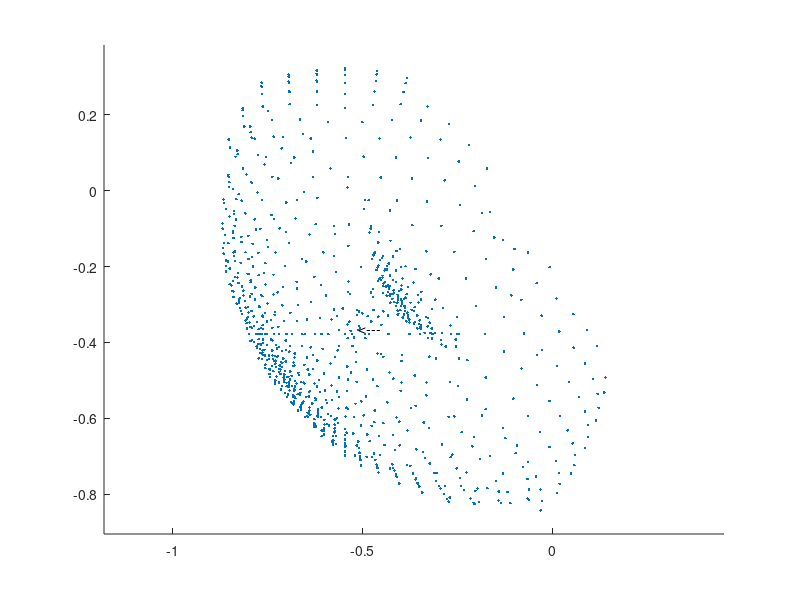

Write MATLAB code to recreate this figure.
function analyze

TCP = [-0.545775, -0.378089, 0.286634];
p(1, 1:3) = [-0.398300, -0.286945, 0.286634]; 
p(2, 1:3) = [0.049680, -0.746101, 0.286634]; p(3, 1:3) = [-0.177764, -0.378089, 0.882090]; p(4, 1:3) = [-0.249646, -0.378089, -0.192514]; p(5, 1:3) = [-0.545775, 0.217366, 0.654646]; p(6, 1:3) = [-0.545775, 0.217366, -0.081377]; p(7, 1:3) = [-0.545775, -0.627955, 0.441060]; p(8, 1:3) = [-0.545775, -0.687200, 0.095593]; p(9, 1:3) = [-0.700201, -0.378089, 0.536500]; p(10, 1:3) = [-0.756312, -0.378089, -0.054020]; p(11, 1:3) = [-0.854886, -0.187048, 0.286634]; p(12, 1:3) = [-0.716761, -0.483764, 0.286634]; p(13, 1:3) = [-0.389133, -0.303797, 0.286634]; p(14, 1:3) = [-0.381883, -0.321559, 0.286634]; p(15, 1:3) = [-0.376641, -0.340013, 0.286634]; p(16, 1:3) = [-0.346000, -0.355880, 0.286634]; p(17, 1:3) = [-0.315470, -0.378089, 0.286634]; p(18, 1:3) = [-0.253839, -0.410544, 0.286634]; p(19, 1:3) = [0.137134, -0.531826, 0.286634]; p(20, 1:3) = [0.115966, -0.606339, 0.286634]; p(21, 1:3) = [0.086696, -0.678057, 0.286634]; 
p(22, 1:3) = [-0.396091, -0.292538, 0.304852]; p(23, 1:3) = [-0.395715, -0.299179, 0.322847]; p(24, 1:3) = [-0.373487, -0.295419, 0.348969]; p(25, 1:3) = [-0.352732, -0.294634, 0.380496]; p(26, 1:3) = [-0.308139, -0.287320, 0.433502]; p(27, 1:3) = [-0.006831, -0.201773, 0.697063]; p(28, 1:3) = [-0.040798, -0.243927, 0.752465]; p(29, 1:3) = [-0.080948, -0.287725, 0.802163]; p(30, 1:3) = [-0.126791, -0.332629, 0.845549]; p(31, 1:3) = [-0.396091, -0.292538, 0.268417]; p(32, 1:3) = [-0.458448, -0.332167, 0.265561]; p(33, 1:3) = [-0.476860, -0.345021, 0.261701]; p(34, 1:3) = [-0.400458, -0.315266, 0.215978]; p(35, 1:3) = [-0.405518, -0.324516, 0.199951]; p(36, 1:3) = [-0.391017, -0.327460, 0.168780]; p(37, 1:3) = [-0.379634, -0.333949, 0.133373]; p(38, 1:3) = [-0.328106, -0.335773, 0.045222]; p(39, 1:3) = [-0.126791, -0.332629, -0.272280]; p(40, 1:3) = [-0.407350, -0.274320, 0.297894]; p(41, 1:3) = [-0.418096, -0.262966, 0.309015]; 
p(42, 1:3) = [-0.430404, -0.253022, 0.319862]; p(43, 1:3) = [-0.427921, -0.223331, 0.337264]; p(44, 1:3) = [-0.430623, -0.191768, 0.357803]; p(45, 1:3) = [-0.426063, -0.131879, 0.393075]; p(46, 1:3) = [-0.328697, 0.221903, 0.574534]; p(47, 1:3) = [-0.399563, 0.227804, 0.605249]; p(48, 1:3) = [-0.472219, 0.226286, 0.632062]; p(49, 1:3) = [-0.407350, -0.274320, 0.275375]; p(50, 1:3) = [-0.418096, -0.262966, 0.264254]; p(51, 1:3) = [-0.430404, -0.253022, 0.253407]; p(52, 1:3) = [-0.444126, -0.244610, 0.242967]; p(53, 1:3) = [-0.459092, -0.237832, 0.233061]; p(54, 1:3) = [-0.463855, -0.209605, 0.213796]; p(55, 1:3) = [-0.474355, -0.180687, 0.191913]; p(56, 1:3) = [-0.477307, -0.094361, 0.137434]; p(57, 1:3) = [-0.532823, -0.271670, 0.225811]; p(58, 1:3) = [0.058599, -0.723517, 0.360191]; p(59, 1:3) = [0.060118, -0.696703, 0.432847]; p(60, 1:3) = [0.054217, -0.665988, 0.503713]; p(61, 1:3) = [0.040969, -0.631748, 0.571920]; 
p(62, 1:3) = [0.020536, -0.594401, 0.636634]; p(63, 1:3) = [-0.006831, -0.554406, 0.697063]; p(64, 1:3) = [-0.040798, -0.512251, 0.752465]; p(65, 1:3) = [-0.080948, -0.468454, 0.802163]; p(66, 1:3) = [-0.126791, -0.423550, 0.845549]; p(67, 1:3) = [0.058599, -0.723517, 0.213078]; p(68, 1:3) = [0.060118, -0.696703, 0.140422]; p(69, 1:3) = [-0.397177, -0.449392, 0.232871]; p(70, 1:3) = [0.040969, -0.631748, 0.001348]; p(71, 1:3) = [0.020536, -0.594401, -0.063366]; p(72, 1:3) = [-0.006831, -0.554406, -0.123794]; p(73, 1:3) = [-0.040798, -0.512251, -0.179196]; p(74, 1:3) = [-0.492385, -0.388468, 0.227421]; p(75, 1:3) = [-0.126791, -0.423550, -0.272280]; p(76, 1:3) = [0.013139, -0.797074, 0.332095]; p(77, 1:3) = [-0.064810, -0.811752, 0.370941]; p(78, 1:3) = [-0.170933, -0.784432, 0.394591]; p(79, 1:3) = [-0.240626, -0.778789, 0.417724]; p(80, 1:3) = [-0.306267, -0.765622, 0.434659]; p(81, 1:3) = [-0.366854, -0.746076, 0.445721]; 
p(82, 1:3) = [-0.421587, -0.721340, 0.451339]; p(83, 1:3) = [-0.469874, -0.692619, 0.452032]; p(84, 1:3) = [-0.511330, -0.661106, 0.448392]; p(85, 1:3) = [0.013139, -0.797074, 0.241174]; p(86, 1:3) = [-0.030247, -0.842916, 0.196270]; p(87, 1:3) = [-0.141509, -0.816329, 0.170203]; p(88, 1:3) = [-0.215514, -0.811764, 0.144757]; p(89, 1:3) = [-0.285554, -0.799136, 0.125809]; p(90, 1:3) = [-0.350551, -0.779604, 0.113053]; p(91, 1:3) = [-0.409631, -0.754385, 0.106074]; p(92, 1:3) = [-0.462128, -0.724715, 0.104358]; p(93, 1:3) = [-0.507591, -0.691830, 0.107317]; p(94, 1:3) = [-0.200347, -0.304532, 0.891009]; p(95, 1:3) = [-0.227161, -0.231876, 0.892528]; p(96, 1:3) = [-0.257876, -0.161011, 0.886627]; p(97, 1:3) = [-0.292117, -0.092803, 0.873379]; p(98, 1:3) = [-0.329464, -0.028089, 0.852946]; p(99, 1:3) = [-0.369459, 0.032339, 0.825579]; p(100, 1:3) = [-0.411614, 0.087741, 0.791612]; p(101, 1:3) = [-0.455411, 0.137440, 0.751462]; 
p(102, 1:3) = [-0.500315, 0.180825, 0.705619]; p(103, 1:3) = [-0.223506, -0.446714, 0.850489]; p(104, 1:3) = [-0.269269, -0.504978, 0.812452]; p(105, 1:3) = [-0.331725, -0.539485, 0.732722]; p(106, 1:3) = [-0.372194, -0.573313, 0.688150]; p(107, 1:3) = [-0.410112, -0.597598, 0.641806]; p(108, 1:3) = [-0.444906, -0.612891, 0.594960]; p(109, 1:3) = [-0.476130, -0.619910, 0.548777]; p(110, 1:3) = [-0.503460, -0.619501, 0.504304]; p(111, 1:3) = [-0.524487, -0.639818, 0.482837]; p(112, 1:3) = [-0.265919, -0.378089, 0.876702]; p(113, 1:3) = [-0.347691, -0.378089, 0.860920]; p(114, 1:3) = [-0.431473, -0.378089, 0.794370]; p(115, 1:3) = [-0.492849, -0.378089, 0.762719]; p(116, 1:3) = [-0.545775, -0.378089, 0.725651]; p(117, 1:3) = [-0.590022, -0.378089, 0.684646]; p(118, 1:3) = [-0.625583, -0.378089, 0.641144]; p(119, 1:3) = [-0.652660, -0.378089, 0.596515]; p(120, 1:3) = [-0.686244, -0.378089, 0.582808]; p(121, 1:3) = [-0.200347, -0.304532, -0.317740]; 
p(122, 1:3) = [-0.345951, -0.286389, -0.093362]; p(123, 1:3) = [-0.365215, -0.241945, -0.089661]; p(124, 1:3) = [-0.386689, -0.199167, -0.081352]; p(125, 1:3) = [-0.329464, -0.028089, -0.279677]; p(126, 1:3) = [-0.369459, 0.032339, -0.252310]; p(127, 1:3) = [-0.411614, 0.087741, -0.218343]; p(128, 1:3) = [-0.483938, -0.025308, -0.031451]; p(129, 1:3) = [-0.500315, 0.180825, -0.132350]; p(130, 1:3) = [-0.246000, -0.441925, -0.237866]; p(131, 1:3) = [-0.248522, -0.514499, -0.278637]; p(132, 1:3) = [-0.257876, -0.595168, -0.313358]; p(133, 1:3) = [-0.325641, -0.625671, -0.222566]; p(134, 1:3) = [-0.358051, -0.681833, -0.204833]; p(135, 1:3) = [-0.414686, -0.683238, -0.114065]; p(136, 1:3) = [-0.453967, -0.696862, -0.058927]; p(137, 1:3) = [-0.489102, -0.701412, -0.004890]; p(138, 1:3) = [-0.519768, -0.697839, 0.046937]; p(139, 1:3) = [-0.245808, -0.378089, -0.345837]; p(140, 1:3) = [-0.376074, -0.378089, -0.205363]; p(141, 1:3) = [-0.528117, -0.378089, 0.208196]; 
p(142, 1:3) = [-0.483540, -0.378089, -0.273189]; p(143, 1:3) = [-0.545775, -0.378089, -0.320853]; p(144, 1:3) = [-0.608011, -0.378089, -0.273189]; p(145, 1:3) = [-0.660077, -0.378089, -0.221101]; p(146, 1:3) = [-0.701969, -0.378089, -0.166202]; p(147, 1:3) = [-0.733905, -0.378089, -0.110030]; p(148, 1:3) = [-0.545775, 0.254382, 0.586602]; p(149, 1:3) = [-0.545775, 0.283652, 0.514884]; p(150, 1:3) = [-0.545775, 0.304820, 0.440372]; p(151, 1:3) = [-0.545775, 0.317625, 0.363977]; p(152, 1:3) = [-0.545775, 0.321911, 0.286634]; p(153, 1:3) = [-0.545775, 0.317625, 0.209292]; p(154, 1:3) = [-0.545775, 0.304820, 0.132897]; p(155, 1:3) = [-0.545775, 0.283652, 0.058385]; p(156, 1:3) = [-0.545775, 0.254382, -0.013333]; p(157, 1:3) = [-0.591236, 0.180825, 0.705619]; p(158, 1:3) = [-0.630081, 0.102876, 0.720298]; p(159, 1:3) = [-0.653732, -0.003247, 0.692977]; p(160, 1:3) = [-0.676865, -0.072940, 0.687334]; p(161, 1:3) = [-0.693800, -0.138581, 0.674167]; 
p(162, 1:3) = [-0.704862, -0.199167, 0.654621]; p(163, 1:3) = [-0.710480, -0.253900, 0.629885]; p(164, 1:3) = [-0.711173, -0.302188, 0.601164]; p(165, 1:3) = [-0.707533, -0.343644, 0.569651]; p(166, 1:3) = [-0.619332, 0.226286, 0.632062]; p(167, 1:3) = [-0.691988, 0.227804, 0.605249]; p(168, 1:3) = [-0.734165, 0.142608, 0.536485]; p(169, 1:3) = [-0.775338, 0.094050, 0.490747]; p(170, 1:3) = [-0.805997, 0.042958, 0.447460]; p(171, 1:3) = [-0.826636, -0.009284, 0.407290]; p(172, 1:3) = [-0.837929, -0.061384, 0.370776]; p(173, 1:3) = [-0.840705, -0.112166, 0.338331]; p(174, 1:3) = [-0.835917, -0.160587, 0.310234]; p(175, 1:3) = [-0.591236, 0.180825, -0.132350]; p(176, 1:3) = [-0.636140, 0.137440, -0.178193]; p(177, 1:3) = [-0.679937, 0.087741, -0.218343]; p(178, 1:3) = [-0.722092, 0.032339, -0.252310]; p(179, 1:3) = [-0.733499, -0.074345, -0.204833]; p(180, 1:3) = [-0.749888, -0.148527, -0.185504]; p(181, 1:3) = [-0.759825, -0.216694, -0.159454]; 
p(182, 1:3) = [-0.763806, -0.278034, -0.127984]; p(183, 1:3) = [-0.762416, -0.331957, -0.092409]; p(184, 1:3) = [-0.619332, 0.226286, -0.058794]; p(185, 1:3) = [-0.691988, 0.227804, -0.031980]; p(186, 1:3) = [-0.762854, 0.221903, -0.001265]; p(187, 1:3) = [-0.811935, 0.169318, 0.049982]; p(188, 1:3) = [-0.849519, 0.113378, 0.098910]; p(189, 1:3) = [-0.850924, 0.022610, 0.155545]; p(190, 1:3) = [-0.864548, -0.032528, 0.194826]; p(191, 1:3) = [-0.869098, -0.086565, 0.229961]; p(192, 1:3) = [-0.865525, -0.138392, 0.260627]; p(193, 1:3) = [-0.545775, -0.643487, 0.412507]; p(194, 1:3) = [-0.545775, -0.655770, 0.382413]; p(195, 1:3) = [-0.545775, -0.664652, 0.351146]; p(196, 1:3) = [-0.545775, -0.670025, 0.319089]; p(197, 1:3) = [-0.545775, -0.671824, 0.286634]; p(198, 1:3) = [-0.545775, -0.670025, 0.254180]; p(199, 1:3) = [-0.545775, -0.697882, 0.214642]; p(200, 1:3) = [-0.545775, -0.687970, 0.179750]; p(201, 1:3) = [-0.545775, -0.674263, 0.146166]; 
p(202, 1:3) = [-0.564852, -0.612621, 0.462449]; p(203, 1:3) = [-0.583694, -0.594416, 0.481686]; p(204, 1:3) = [-0.595842, -0.551928, 0.475082]; p(205, 1:3) = [-0.611573, -0.531253, 0.487758]; p(206, 1:3) = [-0.626499, -0.508703, 0.497971]; p(207, 1:3) = [-0.640436, -0.484552, 0.505596]; p(208, 1:3) = [-0.653214, -0.459099, 0.510540]; p(209, 1:3) = [-0.679473, -0.439443, 0.540880]; p(210, 1:3) = [-0.690724, -0.408955, 0.540243]; p(211, 1:3) = [-0.573225, -0.603630, 0.415542]; p(212, 1:3) = [-0.600339, -0.604197, 0.405535]; p(213, 1:3) = [-0.617196, -0.575491, 0.381355]; p(214, 1:3) = [-0.639637, -0.571132, 0.370090]; p(215, 1:3) = [-0.660928, -0.564410, 0.357803]; p(216, 1:3) = [-0.663630, -0.532848, 0.337264]; p(217, 1:3) = [-0.679539, -0.523094, 0.325159]; p(218, 1:3) = [-0.693810, -0.511565, 0.312583]; p(219, 1:3) = [-0.706268, -0.498401, 0.299688]; p(220, 1:3) = [-0.569375, -0.668231, 0.069132]; p(221, 1:3) = [-0.588091, -0.619501, 0.068965]; 
p(222, 1:3) = [-0.608601, -0.596228, 0.050163]; p(223, 1:3) = [-0.637304, -0.591149, 0.006859]; p(224, 1:3) = [-0.658067, -0.559780, -0.007348]; p(225, 1:3) = [-0.677454, -0.526186, -0.017955]; p(226, 1:3) = [-0.695229, -0.490778, -0.024832]; p(227, 1:3) = [-0.711173, -0.453991, -0.027895]; p(228, 1:3) = [-0.725093, -0.416274, -0.027107]; p(229, 1:3) = [-0.580221, -0.661106, 0.124877]; p(230, 1:3) = [-0.607129, -0.632335, 0.152937]; p(231, 1:3) = [-0.626785, -0.601995, 0.179196]; p(232, 1:3) = [-0.652239, -0.597051, 0.191974]; p(233, 1:3) = [-0.660928, -0.564410, 0.215466]; p(234, 1:3) = [-0.680809, -0.555406, 0.228625]; p(235, 1:3) = [-0.699037, -0.544231, 0.242494]; p(236, 1:3) = [-0.693810, -0.511565, 0.260686]; p(237, 1:3) = [-0.706268, -0.498401, 0.273580]; p(238, 1:3) = [-0.721590, -0.359013, 0.521167]; p(239, 1:3) = [-0.740827, -0.340170, 0.502961]; p(240, 1:3) = [-0.757675, -0.321792, 0.482107]; p(241, 1:3) = [-0.771928, -0.304103, 0.458859]; 
p(242, 1:3) = [-0.783412, -0.287320, 0.433502]; p(243, 1:3) = [-0.791986, -0.271649, 0.406346]; p(244, 1:3) = [-0.826740, -0.243272, 0.388288]; p(245, 1:3) = [-0.829503, -0.228888, 0.355103]; p(246, 1:3) = [-0.828792, -0.216332, 0.321080]; p(247, 1:3) = [-0.702133, -0.395054, 0.495211]; p(248, 1:3) = [-0.719240, -0.411811, 0.479020]; p(249, 1:3) = [-0.711917, -0.422229, 0.439896]; p(250, 1:3) = [-0.723092, -0.436099, 0.421668]; p(251, 1:3) = [-0.732096, -0.449257, 0.401787]; p(252, 1:3) = [-0.714260, -0.450927, 0.368555]; p(253, 1:3) = [-0.718064, -0.460760, 0.348969]; p(254, 1:3) = [-0.719758, -0.469580, 0.328620]; p(255, 1:3) = [-0.719322, -0.477279, 0.307756]; p(256, 1:3) = [-0.763277, -0.354490, -0.003507]; p(257, 1:3) = [-0.787075, -0.331179, 0.019015]; p(258, 1:3) = [-0.807918, -0.308443, 0.044814]; p(259, 1:3) = [-0.825551, -0.286560, 0.073574]; p(260, 1:3) = [-0.839757, -0.265798, 0.104944]; p(261, 1:3) = [-0.850364, -0.246411, 0.138538]; 
p(262, 1:3) = [-0.826740, -0.243272, 0.184981]; p(263, 1:3) = [-0.860305, -0.212691, 0.210733]; p(264, 1:3) = [-0.859517, -0.198772, 0.248450]; p(265, 1:3) = [-0.763277, -0.401689, -0.003507]; p(266, 1:3) = [-0.763445, -0.420405, 0.045222]; p(267, 1:3) = [-0.757675, -0.434386, 0.091162]; p(268, 1:3) = [-0.746899, -0.443887, 0.133470]; p(269, 1:3) = [-0.757112, -0.458813, 0.156021]; p(270, 1:3) = [-0.738819, -0.461545, 0.192773]; p(271, 1:3) = [-0.743177, -0.472810, 0.215214]; p(272, 1:3) = [-0.745119, -0.482916, 0.238529]; p(273, 1:3) = [-0.719322, -0.477279, 0.265513]; p(274, 1:3) = [-0.841949, -0.237620, 0.286634]; p(275, 1:3) = [-0.823456, -0.282311, 0.286634]; p(276, 1:3) = [-0.800624, -0.320717, 0.286634]; p(277, 1:3) = [-0.805403, -0.349227, 0.286634]; p(278, 1:3) = [-0.776081, -0.378089, 0.286634]; p(279, 1:3) = [-0.774670, -0.403535, 0.286634]; p(280, 1:3) = [-0.770458, -0.428670, 0.286634]; p(281, 1:3) = [-0.735795, -0.443631, 0.286634]; 
p(282, 1:3) = [-0.727390, -0.464225, 0.286634]; p(283, 1:3) = [-0.433230, -0.329537, 0.273653]; p(284, 1:3) = [-0.380801, -0.328050, 0.268312]; p(285, 1:3) = [-0.387684, -0.316913, 0.250291]; p(286, 1:3) = [-0.376199, -0.347083, 0.268233]; p(287, 1:3) = [-0.450276, -0.353441, 0.265390]; p(288, 1:3) = [-0.389803, -0.325071, 0.232617]; p(289, 1:3) = [-0.346355, -0.364845, 0.265204]; p(290, 1:3) = [-0.351085, -0.351809, 0.244112]; p(291, 1:3) = [-0.384582, -0.344537, 0.232345]; p(292, 1:3) = [-0.393852, -0.334180, 0.215588]; p(293, 1:3) = [-0.317069, -0.389329, 0.261988]; p(294, 1:3) = [-0.320747, -0.374950, 0.237718]; p(295, 1:3) = [-0.355582, -0.362843, 0.223410]; p(296, 1:3) = [-0.364691, -0.350568, 0.203843]; p(297, 1:3) = [-0.376563, -0.338714, 0.185540]; p(298, 1:3) = [0.140688, -0.492693, 0.211577]; p(299, 1:3) = [-0.292026, -0.405627, 0.231025]; p(300, 1:3) = [-0.327478, -0.388584, 0.213993]; p(301, 1:3) = [-0.336092, -0.374647, 0.191443]; 
p(302, 1:3) = [-0.347777, -0.360761, 0.170287]; p(303, 1:3) = [-0.362362, -0.347128, 0.150835]; p(304, 1:3) = [0.122591, -0.572170, 0.211671]; p(305, 1:3) = [0.119897, -0.535296, 0.137753]; p(306, 1:3) = [0.107924, -0.496230, 0.065910]; p(307, 1:3) = [-0.280317, -0.410580, 0.165158]; p(308, 1:3) = [-0.292866, -0.393043, 0.137996]; p(309, 1:3) = [-0.308941, -0.375297, 0.112906]; p(310, 1:3) = [-0.328317, -0.357591, 0.090238]; p(311, 1:3) = [0.095144, -0.649513, 0.212127]; p(312, 1:3) = [0.095172, -0.617403, 0.138598]; p(313, 1:3) = [0.086780, -0.582150, 0.067014]; p(314, 1:3) = [0.070077, -0.544215, -0.001684]; p(315, 1:3) = [0.045283, -0.504098, -0.066595]; p(316, 1:3) = [0.012725, -0.462326, -0.126865]; p(317, 1:3) = [-0.027172, -0.419446, -0.181703]; p(318, 1:3) = [-0.073881, -0.376024, -0.230388]; p(319, 1:3) = [-0.387475, -0.309797, 0.304893]; p(320, 1:3) = [-0.362481, -0.307160, 0.328771]; p(321, 1:3) = [-0.380801, -0.328050, 0.304957]; 
p(322, 1:3) = [-0.364938, -0.316619, 0.349264]; p(323, 1:3) = [-0.355511, -0.328982, 0.328959]; p(324, 1:3) = [-0.349165, -0.342140, 0.307969]; p(325, 1:3) = [-0.316861, -0.311927, 0.393686]; p(326, 1:3) = [-0.331643, -0.333517, 0.358753]; p(327, 1:3) = [-0.322706, -0.347978, 0.335355]; p(328, 1:3) = [-0.317286, -0.362914, 0.311188]; p(329, 1:3) = [-0.107652, -0.276138, 0.548387]; p(330, 1:3) = [-0.250467, -0.333208, 0.421648]; p(331, 1:3) = [-0.267841, -0.355809, 0.379026]; p(332, 1:3) = [-0.290534, -0.374529, 0.342119]; p(333, 1:3) = [-0.254080, -0.392424, 0.318069]; p(334, 1:3) = [0.011699, -0.283984, 0.699389]; p(335, 1:3) = [0.056030, -0.325420, 0.640266]; p(336, 1:3) = [0.091546, -0.367627, 0.575964]; p(337, 1:3) = [0.117726, -0.409988, 0.507424]; p(338, 1:3) = [-0.040230, -0.432952, 0.397425]; p(339, 1:3) = [0.140688, -0.492693, 0.361691]; p(340, 1:3) = [-0.027549, -0.329240, 0.754667]; p(341, 1:3) = [0.018626, -0.371436, 0.700647]; 
p(342, 1:3) = [0.056933, -0.413725, 0.640855]; p(343, 1:3) = [0.086838, -0.455517, 0.576125]; p(344, 1:3) = [0.107924, -0.496230, 0.507359]; p(345, 1:3) = [0.119897, -0.535296, 0.435516]; p(346, 1:3) = [0.122591, -0.572170, 0.361598]; p(347, 1:3) = [-0.073881, -0.376024, 0.803656]; p(348, 1:3) = [-0.027172, -0.419446, 0.754972]; p(349, 1:3) = [0.012725, -0.462326, 0.700134]; p(350, 1:3) = [0.045283, -0.504098, 0.639864]; p(351, 1:3) = [0.070077, -0.544215, 0.574953]; p(352, 1:3) = [0.086780, -0.582150, 0.506255]; p(353, 1:3) = [0.095172, -0.617403, 0.434671]; p(354, 1:3) = [0.095144, -0.649513, 0.361142]; p(355, 1:3) = [-0.426681, -0.294888, 0.261510]; p(356, 1:3) = [-0.406007, -0.287266, 0.238967]; p(357, 1:3) = [-0.470918, -0.314748, 0.262900]; p(358, 1:3) = [-0.408204, -0.295297, 0.221244]; p(359, 1:3) = [-0.486600, -0.331053, 0.259241]; p(360, 1:3) = [-0.430216, -0.259681, 0.234848]; p(361, 1:3) = [-0.412336, -0.304273, 0.204164]; 
p(362, 1:3) = [-0.421258, -0.285194, 0.209678]; p(363, 1:3) = [-0.432144, -0.267581, 0.216406]; p(364, 1:3) = [-0.444822, -0.251710, 0.224242]; p(365, 1:3) = [-0.398074, -0.303908, 0.172246]; p(366, 1:3) = [-0.426413, -0.294771, 0.192469]; p(367, 1:3) = [-0.436265, -0.276706, 0.198401]; p(368, 1:3) = [-0.500332, -0.323410, 0.249090]; p(369, 1:3) = [-0.447259, -0.224325, 0.202644]; p(370, 1:3) = [-0.407249, -0.316194, 0.154791]; p(371, 1:3) = [-0.415756, -0.293730, 0.158643]; p(372, 1:3) = [-0.426168, -0.272502, 0.164370]; p(373, 1:3) = [-0.438332, -0.252821, 0.171888]; p(374, 1:3) = [-0.452069, -0.234974, 0.181086]; p(375, 1:3) = [-0.514337, -0.314543, 0.248713]; p(376, 1:3) = [-0.506599, -0.363052, 0.241174]; p(377, 1:3) = [-0.509051, -0.356211, 0.241911]; p(378, 1:3) = [-0.420100, -0.272312, 0.125212]; p(379, 1:3) = [-0.432885, -0.249455, 0.132526]; p(380, 1:3) = [-0.447244, -0.228391, 0.141988]; p(381, 1:3) = [-0.462977, -0.209414, 0.153467]; 
p(382, 1:3) = [-0.471015, -0.167909, 0.150713]; p(383, 1:3) = [-0.510654, -0.367252, 0.236870]; p(384, 1:3) = [-0.353408, -0.275215, -0.003982]; p(385, 1:3) = [-0.403574, -0.264323, 0.056165]; p(386, 1:3) = [-0.418739, -0.235208, 0.063639]; p(387, 1:3) = [-0.435573, -0.207970, 0.074043]; p(388, 1:3) = [-0.453855, -0.182967, 0.087240]; p(389, 1:3) = [-0.456170, -0.108942, 0.059529]; p(390, 1:3) = [-0.421878, 0.187046, -0.107410]; p(391, 1:3) = [-0.405734, -0.280254, 0.316178]; p(392, 1:3) = [-0.417144, -0.269246, 0.327418]; p(393, 1:3) = [-0.383725, -0.272787, 0.341901]; p(394, 1:3) = [-0.411794, -0.240804, 0.346676]; p(395, 1:3) = [-0.397836, -0.260500, 0.355117]; p(396, 1:3) = [-0.386273, -0.282098, 0.362449]; p(397, 1:3) = [-0.411666, -0.210204, 0.369518]; p(398, 1:3) = [-0.394825, -0.231287, 0.379927]; p(399, 1:3) = [-0.380364, -0.254685, 0.388864]; p(400, 1:3) = [-0.344711, -0.266864, 0.410899]; p(401, 1:3) = [-0.401811, -0.153390, 0.409372]; 
p(402, 1:3) = [-0.398129, -0.200437, 0.408616]; p(403, 1:3) = [-0.360233, -0.206316, 0.436127]; p(404, 1:3) = [-0.320090, -0.220555, 0.464678]; p(405, 1:3) = [-0.099386, -0.153897, 0.632344]; p(406, 1:3) = [-0.272066, 0.175158, 0.616788]; p(407, 1:3) = [-0.219445, 0.120308, 0.654206]; p(408, 1:3) = [-0.171603, 0.058158, 0.686239]; p(409, 1:3) = [-0.184292, -0.058979, 0.656147]; p(410, 1:3) = [-0.152825, -0.123136, 0.673455]; p(411, 1:3) = [-0.063358, -0.162540, 0.745777]; p(412, 1:3) = [-0.345442, 0.185123, 0.650858]; p(413, 1:3) = [-0.294115, 0.134590, 0.691390]; p(414, 1:3) = [-0.246296, 0.076910, 0.726279]; p(415, 1:3) = [-0.202652, 0.012888, 0.755039]; p(416, 1:3) = [-0.163791, -0.056585, 0.777270]; p(417, 1:3) = [-0.130255, -0.130541, 0.792661]; p(418, 1:3) = [-0.102512, -0.207947, 0.800997]; p(419, 1:3) = [-0.421878, 0.187046, 0.680679]; p(420, 1:3) = [-0.373165, 0.140382, 0.724119]; p(421, 1:3) = [-0.326720, 0.086907, 0.761812]; 
p(422, 1:3) = [-0.283153, 0.027322, 0.793261]; p(423, 1:3) = [-0.243035, -0.037588, 0.818055]; p(424, 1:3) = [-0.206896, -0.106973, 0.835867]; p(425, 1:3) = [-0.175208, -0.179919, 0.846463]; p(426, 1:3) = [-0.148389, -0.255468, 0.849705]; p(427, 1:3) = [-0.417018, -0.261995, 0.286634]; p(428, 1:3) = [-0.446015, -0.269945, 0.277163]; p(429, 1:3) = [-0.428468, -0.250923, 0.297772]; p(430, 1:3) = [-0.471703, -0.280823, 0.270985]; p(431, 1:3) = [-0.440739, -0.240163, 0.286634]; p(432, 1:3) = [-0.441589, -0.241279, 0.308647]; p(433, 1:3) = [-0.456245, -0.233226, 0.254149]; p(434, 1:3) = [-0.454811, -0.230905, 0.275749]; p(435, 1:3) = [-0.440309, -0.207441, 0.299256]; p(436, 1:3) = [-0.441972, -0.210132, 0.324299]; p(437, 1:3) = [-0.460554, -0.202814, 0.237449]; p(438, 1:3) = [-0.458552, -0.198698, 0.261853]; p(439, 1:3) = [-0.457882, -0.197319, 0.286634]; p(440, 1:3) = [-0.445838, -0.172549, 0.315028]; p(441, 1:3) = [-0.448131, -0.177265, 0.342989]; 
p(442, 1:3) = [-0.470985, -0.171373, 0.217968]; p(443, 1:3) = [-0.468710, -0.165086, 0.245028]; p(444, 1:3) = [-0.467565, -0.161919, 0.272698]; p(445, 1:3) = [-0.467565, -0.161919, 0.300571]; p(446, 1:3) = [-0.458363, -0.136487, 0.333827]; p(447, 1:3) = [-0.427769, -0.051926, 0.394979]; p(448, 1:3) = [-0.481153, -0.110297, 0.184696]; p(449, 1:3) = [-0.478784, -0.100484, 0.217875]; p(450, 1:3) = [-0.477350, -0.094541, 0.252014]; p(451, 1:3) = [-0.476870, -0.092551, 0.286634]; p(452, 1:3) = [-0.382711, 0.297635, 0.369139]; p(453, 1:3) = [-0.386129, 0.283472, 0.450494]; p(454, 1:3) = [-0.391772, 0.260086, 0.529565]; p(455, 1:3) = [-0.467926, 0.261554, 0.013145]; p(456, 1:3) = [-0.464657, 0.288419, 0.088678]; p(457, 1:3) = [-0.462453, 0.306527, 0.166810]; p(458, 1:3) = [-0.461343, 0.315641, 0.246517]; p(459, 1:3) = [-0.461343, 0.315641, 0.326751]; p(460, 1:3) = [-0.462453, 0.306527, 0.406458]; p(461, 1:3) = [-0.464657, 0.288419, 0.484591]; 
p(462, 1:3) = [-0.467926, 0.261554, 0.560123]; p(463, 1:3) = [0.019667, -0.773115, 0.405921]; p(464, 1:3) = [0.018565, -0.744802, 0.479098]; p(465, 1:3) = [-0.061224, -0.788097, 0.440266]; p(466, 1:3) = [0.009691, -0.712376, 0.550659]; p(467, 1:3) = [-0.065119, -0.760139, 0.509135]; p(468, 1:3) = [-0.140851, -0.792998, 0.468096]; p(469, 1:3) = [-0.006991, -0.676135, 0.619621]; p(470, 1:3) = [-0.076723, -0.728021, 0.576525]; p(471, 1:3) = [-0.147605, -0.765316, 0.532717]; p(472, 1:3) = [-0.242716, -0.757475, 0.473935]; p(473, 1:3) = [-0.031406, -0.636423, 0.684991]; p(474, 1:3) = [-0.096142, -0.691944, 0.641351]; p(475, 1:3) = [-0.189974, -0.707485, 0.573305]; p(476, 1:3) = [-0.251619, -0.732027, 0.529659]; p(477, 1:3) = [-0.311001, -0.744525, 0.486792]; p(478, 1:3) = [-0.063358, -0.593639, 0.745777]; p(479, 1:3) = [-0.123341, -0.652172, 0.702479]; p(480, 1:3) = [-0.210602, -0.673973, 0.629253]; p(481, 1:3) = [-0.267582, -0.702434, 0.583736]; 
p(482, 1:3) = [-0.322464, -0.719147, 0.538167]; p(483, 1:3) = [-0.374114, -0.725067, 0.493696]; p(484, 1:3) = [-0.102512, -0.548232, 0.800997]; p(485, 1:3) = [-0.185171, -0.592921, 0.725784]; p(486, 1:3) = [-0.238402, -0.636795, 0.681437]; p(487, 1:3) = [-0.290667, -0.668776, 0.634889]; p(488, 1:3) = [-0.340839, -0.689450, 0.587488]; p(489, 1:3) = [-0.401803, -0.671388, 0.518191]; p(490, 1:3) = [-0.441779, -0.670462, 0.475709]; p(491, 1:3) = [-0.175031, -0.492489, 0.811954]; p(492, 1:3) = [-0.224183, -0.550069, 0.772476]; p(493, 1:3) = [-0.273087, -0.596250, 0.728588]; p(494, 1:3) = [-0.338607, -0.611097, 0.650291]; p(495, 1:3) = [-0.381067, -0.632350, 0.604374]; p(496, 1:3) = [-0.420456, -0.644109, 0.558479]; p(497, 1:3) = [-0.456170, -0.647236, 0.513740]; p(498, 1:3) = [-0.487757, -0.642731, 0.471158]; p(499, 1:3) = [-0.060751, -0.815412, 0.286634]; p(500, 1:3) = [-0.134724, -0.823684, 0.325659]; p(501, 1:3) = [-0.134724, -0.823684, 0.247609]; 
p(502, 1:3) = [-0.233012, -0.788787, 0.352714]; p(503, 1:3) = [-0.204511, -0.826213, 0.286634]; p(504, 1:3) = [-0.207273, -0.822586, 0.215117]; p(505, 1:3) = [-0.298402, -0.778348, 0.376393]; p(506, 1:3) = [-0.294438, -0.784761, 0.316712]; p(507, 1:3) = [-0.272702, -0.819930, 0.253956]; p(508, 1:3) = [-0.277009, -0.812962, 0.189113]; p(509, 1:3) = [-0.359642, -0.760908, 0.394060]; p(510, 1:3) = [-0.355271, -0.769898, 0.340760]; p(511, 1:3) = [-0.353806, -0.772910, 0.286634]; p(512, 1:3) = [-0.355271, -0.769898, 0.232509]; p(513, 1:3) = [-0.342683, -0.795787, 0.169421]; p(514, 1:3) = [-0.415727, -0.737536, 0.406035]; p(515, 1:3) = [-0.411772, -0.748468, 0.358981]; p(516, 1:3) = [-0.409780, -0.753974, 0.310868]; p(517, 1:3) = [-0.409780, -0.753974, 0.262400]; p(518, 1:3) = [-0.411772, -0.748468, 0.214287]; p(519, 1:3) = [-0.403207, -0.772140, 0.155739]; p(520, 1:3) = [-0.465830, -0.709377, 0.412744]; p(521, 1:3) = [-0.462900, -0.721517, 0.371697]; 
p(522, 1:3) = [-0.461126, -0.728869, 0.329464]; p(523, 1:3) = [-0.460532, -0.731331, 0.286634]; p(524, 1:3) = [-0.461126, -0.728869, 0.243805]; p(525, 1:3) = [-0.462900, -0.721517, 0.201572]; p(526, 1:3) = [-0.457672, -0.743184, 0.147656]; p(527, 1:3) = [-0.509320, -0.677621, 0.414704]; p(528, 1:3) = [-0.507789, -0.690202, 0.379334]; p(529, 1:3) = [-0.506757, -0.698682, 0.342746]; p(530, 1:3) = [-0.506238, -0.702949, 0.305420]; p(531, 1:3) = [-0.506238, -0.702949, 0.267848]; p(532, 1:3) = [-0.506757, -0.698682, 0.230523]; p(533, 1:3) = [-0.503665, -0.724085, 0.183872]; p(534, 1:3) = [-0.505363, -0.710139, 0.144662]; p(535, 1:3) = [0.019667, -0.773115, 0.167348]; p(536, 1:3) = [-0.026403, -0.817561, 0.121962]; p(537, 1:3) = [0.018565, -0.744802, 0.094171]; p(538, 1:3) = [-0.110469, -0.824130, 0.091557]; p(539, 1:3) = [-0.030578, -0.787594, 0.048144]; p(540, 1:3) = [0.009691, -0.712376, 0.022609]; p(541, 1:3) = [-0.192029, -0.820928, 0.068007]; 
p(542, 1:3) = [-0.117729, -0.794371, 0.022087]; p(543, 1:3) = [-0.043016, -0.753168, -0.024088]; p(544, 1:3) = [-0.450905, -0.430570, 0.228002]; p(545, 1:3) = [-0.269706, -0.808978, 0.051270]; p(546, 1:3) = [-0.202421, -0.791223, 0.002964]; p(547, 1:3) = [-0.418807, -0.495635, 0.184335]; p(548, 1:3) = [-0.063830, -0.714499, -0.093573]; p(549, 1:3) = [-0.031406, -0.636423, -0.111722]; p(550, 1:3) = [-0.358473, -0.756682, 0.060707]; p(551, 1:3) = [-0.283185, -0.779137, -0.009141]; p(552, 1:3) = [-0.196689, -0.785088, -0.086179]; p(553, 1:3) = [-0.129243, -0.745795, -0.139150]; p(554, 1:3) = [-0.092984, -0.671869, -0.159094]; p(555, 1:3) = [-0.063358, -0.593639, -0.172508]; p(556, 1:3) = [-0.420133, -0.731317, 0.058205]; p(557, 1:3) = [-0.358669, -0.759261, -0.014297]; p(558, 1:3) = [-0.304792, -0.744216, -0.067137]; p(559, 1:3) = [-0.225656, -0.742853, -0.150367]; p(560, 1:3) = [-0.163791, -0.699593, -0.204001]; p(561, 1:3) = [-0.130255, -0.625638, -0.219392]; 
p(562, 1:3) = [-0.102512, -0.548232, -0.227728]; p(563, 1:3) = [-0.474895, -0.701398, 0.061205]; p(564, 1:3) = [-0.427656, -0.732884, -0.012741]; p(565, 1:3) = [-0.382910, -0.723809, -0.066655]; p(566, 1:3) = [-0.334449, -0.704314, -0.121036]; p(567, 1:3) = [-0.263332, -0.695761, -0.209157]; p(568, 1:3) = [-0.206896, -0.649206, -0.262598]; p(569, 1:3) = [-0.175208, -0.576260, -0.273194]; p(570, 1:3) = [-0.175031, -0.492489, -0.238685]; p(571, 1:3) = [-0.288523, -0.309309, 0.882948]; p(572, 1:3) = [-0.298767, -0.231348, 0.924956]; p(573, 1:3) = [-0.370437, -0.313885, 0.864713]; p(574, 1:3) = [-0.331707, -0.159983, 0.916400]; p(575, 1:3) = [-0.397363, -0.250174, 0.861658]; p(576, 1:3) = [-0.445037, -0.318303, 0.837591]; p(577, 1:3) = [-0.368484, -0.091226, 0.900049]; p(578, 1:3) = [-0.419384, -0.173584, 0.893843]; p(579, 1:3) = [-0.472131, -0.258930, 0.832211]; p(580, 1:3) = [-0.514212, -0.327019, 0.761874]; p(581, 1:3) = [-0.408650, -0.026030, 0.875914]; 
p(582, 1:3) = [-0.456359, -0.109101, 0.874979]; p(583, 1:3) = [-0.503051, -0.200917, 0.819608]; p(584, 1:3) = [-0.538683, -0.267548, 0.795153]; p(585, 1:3) = [-0.567201, -0.331107, 0.722604]; p(586, 1:3) = [-0.451671, 0.034665, 0.844109]; p(587, 1:3) = [-0.496637, -0.048166, 0.848093]; p(588, 1:3) = [-0.537357, -0.145273, 0.799471]; p(589, 1:3) = [-0.569492, -0.213935, 0.779941]; p(590, 1:3) = [-0.596272, -0.276117, 0.751940]; p(591, 1:3) = [-0.611339, -0.335150, 0.679354]; p(592, 1:3) = [-0.496926, 0.089944, 0.804861]; p(593, 1:3) = [-0.539568, 0.008166, 0.813196]; p(594, 1:3) = [-0.574451, -0.093057, 0.771619]; p(595, 1:3) = [-0.603342, -0.162856, 0.756976]; p(596, 1:3) = [-0.626620, -0.227045, 0.733968]; p(597, 1:3) = [-0.635712, -0.292915, 0.667460]; p(598, 1:3) = [-0.646526, -0.339174, 0.633594]; p(599, 1:3) = [-0.543710, 0.138933, 0.758528]; p(600, 1:3) = [-0.584360, 0.058849, 0.770469]; p(601, 1:3) = [-0.618879, -0.019238, 0.771323]; 
p(602, 1:3) = [-0.639462, -0.115467, 0.726080]; p(603, 1:3) = [-0.659457, -0.180790, 0.708068]; p(604, 1:3) = [-0.673755, -0.240351, 0.683352]; p(605, 1:3) = [-0.670007, -0.301241, 0.619361]; p(606, 1:3) = [-0.672878, -0.343199, 0.586764]; p(607, 1:3) = [-0.306478, -0.442069, 0.841327]; p(608, 1:3) = [-0.395561, -0.433093, 0.781882]; p(609, 1:3) = [-0.362127, -0.487189, 0.761219]; p(610, 1:3) = [-0.460106, -0.428933, 0.755178]; p(611, 1:3) = [-0.428749, -0.478953, 0.740053]; p(612, 1:3) = [-0.399286, -0.527341, 0.717589]; p(613, 1:3) = [-0.516848, -0.424895, 0.722189]; p(614, 1:3) = [-0.488377, -0.470962, 0.711859]; p(615, 1:3) = [-0.460811, -0.515565, 0.694822]; p(616, 1:3) = [-0.434584, -0.558000, 0.671348]; p(617, 1:3) = [-0.565319, -0.420945, 0.684318]; p(618, 1:3) = [-0.540318, -0.463147, 0.677923]; p(619, 1:3) = [-0.515400, -0.504051, 0.665557]; p(620, 1:3) = [-0.490945, -0.543034, 0.647409]; p(621, 1:3) = [-0.467327, -0.579499, 0.623756]; 
p(622, 1:3) = [-0.605268, -0.417052, 0.642989]; p(623, 1:3) = [-0.584082, -0.455445, 0.639615]; p(624, 1:3) = [-0.562334, -0.492705, 0.631069]; p(625, 1:3) = [-0.540344, -0.528285, 0.617479]; p(626, 1:3) = [-0.518434, -0.561666, 0.599042]; p(627, 1:3) = [-0.496924, -0.592357, 0.576029]; p(628, 1:3) = [-0.636660, -0.413193, 0.599617]; p(629, 1:3) = [-0.619392, -0.447807, 0.598356]; p(630, 1:3) = [-0.601099, -0.481450, 0.592749]; p(631, 1:3) = [-0.582034, -0.513652, 0.582875]; p(632, 1:3) = [-0.562463, -0.543964, 0.568871]; p(633, 1:3) = [-0.542660, -0.571963, 0.550933]; p(634, 1:3) = [-0.522900, -0.597260, 0.529310]; p(635, 1:3) = [-0.659670, -0.409354, 0.555578]; p(636, 1:3) = [-0.646197, -0.440208, 0.555589]; p(637, 1:3) = [-0.631403, -0.470246, 0.552068]; p(638, 1:3) = [-0.615485, -0.499074, 0.545059]; p(639, 1:3) = [-0.598651, -0.526312, 0.534655]; p(640, 1:3) = [-0.581123, -0.551602, 0.520993]; p(641, 1:3) = [-0.563130, -0.574613, 0.504251]; 
p(642, 1:3) = [-0.544909, -0.595042, 0.484651]; p(643, 1:3) = [-0.323895, -0.437412, -0.227686]; p(644, 1:3) = [-0.331412, -0.505437, -0.267326]; p(645, 1:3) = [-0.522569, -0.386587, 0.210125]; p(646, 1:3) = [-0.359998, -0.567370, -0.259901]; p(647, 1:3) = [-0.397363, -0.506005, -0.288389]; p(648, 1:3) = [-0.445037, -0.437876, -0.264322]; p(649, 1:3) = [-0.403114, -0.608921, -0.206965]; p(650, 1:3) = [-0.526249, -0.409683, 0.192828]; p(651, 1:3) = [-0.472131, -0.497248, -0.258942]; p(652, 1:3) = [-0.539128, -0.388846, 0.186539]; p(653, 1:3) = [-0.516894, -0.452240, 0.162520]; p(654, 1:3) = [-0.468654, -0.610092, -0.220813]; p(655, 1:3) = [-0.503051, -0.555261, -0.246339]; p(656, 1:3) = [-0.538099, -0.497728, -0.263732]; p(657, 1:3) = [-0.573265, -0.438368, -0.272728]; p(658, 1:3) = [-0.481379, -0.660541, -0.094851]; p(659, 1:3) = [-0.530651, -0.479635, 0.113825]; p(660, 1:3) = [-0.538616, -0.576080, -0.149491]; p(661, 1:3) = [-0.567604, -0.529177, -0.167407]; 
p(662, 1:3) = [-0.561318, -0.409475, 0.143420]; p(663, 1:3) = [-0.630982, -0.433893, -0.223744]; p(664, 1:3) = [-0.515139, -0.671624, -0.038380]; p(665, 1:3) = [-0.541603, -0.637744, -0.067340]; p(666, 1:3) = [-0.568125, -0.600244, -0.091365]; p(667, 1:3) = [-0.594336, -0.559648, -0.110120]; p(668, 1:3) = [-0.619870, -0.516520, -0.123344]; p(669, 1:3) = [-0.644370, -0.471463, -0.130853]; p(670, 1:3) = [-0.678587, -0.429387, -0.170735]; p(671, 1:3) = [-0.544594, -0.673873, 0.016668]; p(672, 1:3) = [-0.569436, -0.646021, -0.010054]; p(673, 1:3) = [-0.593966, -0.614649, -0.032878]; p(674, 1:3) = [-0.617864, -0.580169, -0.051505]; p(675, 1:3) = [-0.640815, -0.543034, -0.065689]; p(676, 1:3) = [-0.662517, -0.503732, -0.075245]; p(677, 1:3) = [-0.682685, -0.462779, -0.080046]; p(678, 1:3) = [-0.701055, -0.420714, -0.080030]; p(679, 1:3) = [-0.357084, -0.327640, -0.150753]; p(680, 1:3) = [-0.407517, -0.327463, -0.169193]; p(681, 1:3) = [-0.390860, -0.286058, -0.113699]; 
p(682, 1:3) = [-0.531396, -0.369555, 0.207990]; p(683, 1:3) = [-0.428749, -0.277225, -0.166784]; p(684, 1:3) = [-0.411519, -0.241300, -0.108334]; p(685, 1:3) = [-0.508660, -0.318036, -0.272197]; p(686, 1:3) = [-0.477731, -0.267990, -0.217457]; p(687, 1:3) = [-0.410301, -0.158887, -0.364209]; p(688, 1:3) = [-0.434584, -0.198178, -0.098079]; p(689, 1:3) = [-0.575422, -0.313078, -0.316636]; p(690, 1:3) = [-0.536875, -0.239378, -0.351472]; p(691, 1:3) = [-0.539677, -0.352799, 0.210557]; p(692, 1:3) = [-0.534767, -0.344973, 0.214201]; p(693, 1:3) = [-0.408650, -0.026030, -0.302646]; p(694, 1:3) = [-0.562293, -0.367271, 0.187694]; p(695, 1:3) = [-0.609815, -0.248769, -0.303464]; p(696, 1:3) = [-0.575535, -0.172103, -0.332383]; p(697, 1:3) = [-0.535313, -0.088759, -0.350687]; p(698, 1:3) = [-0.493106, -0.024457, -0.315171]; p(699, 1:3) = [-0.451671, 0.034665, -0.270840]; p(700, 1:3) = [-0.690073, -0.322355, -0.210289]; p(701, 1:3) = [-0.672276, -0.258288, -0.249016]; 
p(702, 1:3) = [-0.648303, -0.186536, -0.280672]; p(703, 1:3) = [-0.623204, -0.088599, -0.345979]; p(704, 1:3) = [-0.572270, -0.114730, -0.161473]; p(705, 1:3) = [-0.539122, 0.035923, -0.277767]; p(706, 1:3) = [-0.496926, 0.089944, -0.231592]; p(707, 1:3) = [-0.731513, -0.327103, -0.151953]; p(708, 1:3) = [-0.723703, -0.268026, -0.189903]; p(709, 1:3) = [-0.581707, -0.339418, 0.175253]; p(710, 1:3) = [-0.700764, -0.109100, -0.287929]; p(711, 1:3) = [-0.671784, -0.024860, -0.304424]; p(712, 1:3) = [-0.630012, 0.035411, -0.271866]; p(713, 1:3) = [-0.551736, -0.310588, 0.211888]; p(714, 1:3) = [-0.543710, 0.138933, -0.185260]; p(715, 1:3) = [-0.619499, 0.261076, 0.562374]; p(716, 1:3) = [-0.619756, 0.288024, 0.488675]; p(717, 1:3) = [-0.692516, 0.260232, 0.533643]; p(718, 1:3) = [-0.620074, 0.306605, 0.411826]; p(719, 1:3) = [-0.693171, 0.284503, 0.457649]; p(720, 1:3) = [-0.749258, 0.209454, 0.486351]; p(721, 1:3) = [-0.620406, 0.316391, 0.332759]; 
p(722, 1:3) = [-0.693859, 0.299919, 0.378155]; p(723, 1:3) = [-0.764977, 0.272754, 0.422109]; p(724, 1:3) = [-0.794726, 0.154256, 0.440495]; p(725, 1:3) = [-0.620686, 0.317052, 0.252473]; p(726, 1:3) = [-0.694455, 0.305872, 0.296174]; p(727, 1:3) = [-0.765954, 0.284257, 0.339730]; p(728, 1:3) = [-0.795990, 0.169191, 0.369810]; p(729, 1:3) = [-0.829069, 0.096090, 0.396976]; p(730, 1:3) = [-0.620832, 0.308375, 0.172031]; p(731, 1:3) = [-0.694790, 0.301874, 0.212843]; p(732, 1:3) = [-0.766565, 0.285413, 0.254736]; p(733, 1:3) = [-0.815707, 0.216504, 0.296395]; p(734, 1:3) = [-0.830334, 0.106169, 0.329016]; p(735, 1:3) = [-0.852654, 0.036387, 0.356600]; p(736, 1:3) = [-0.620739, 0.290277, 0.092553]; p(737, 1:3) = [-0.694657, 0.287584, 0.129428]; p(738, 1:3) = [-0.766500, 0.275611, 0.168493]; p(739, 1:3) = [-0.815857, 0.212112, 0.214397]; p(740, 1:3) = [-0.830808, 0.106896, 0.257959]; p(741, 1:3) = [-0.853589, 0.041538, 0.291581]; 
p(742, 1:3) = [-0.839310, -0.053075, 0.317271]; p(743, 1:3) = [-0.620283, 0.262830, 0.015211]; p(744, 1:3) = [-0.693812, 0.262859, 0.047320]; p(745, 1:3) = [-0.765396, 0.254466, 0.082574]; p(746, 1:3) = [-0.814764, 0.196474, 0.131646]; p(747, 1:3) = [-0.852322, 0.134855, 0.177279]; p(748, 1:3) = [-0.853208, 0.037150, 0.224005]; p(749, 1:3) = [-0.866263, -0.023203, 0.258333]; p(750, 1:3) = [-0.841559, -0.108123, 0.287816]; p(751, 1:3) = [-0.657065, 0.149444, 0.655176]; p(752, 1:3) = [-0.712803, 0.111667, 0.604882]; p(753, 1:3) = [-0.688684, 0.072642, 0.668026]; p(754, 1:3) = [-0.758230, 0.068881, 0.555627]; p(755, 1:3) = [-0.737683, 0.036477, 0.616153]; p(756, 1:3) = [-0.701236, -0.031185, 0.642092]; p(757, 1:3) = [-0.793348, 0.022491, 0.508228]; p(758, 1:3) = [-0.776794, -0.004293, 0.565502]; p(759, 1:3) = [-0.739817, -0.064123, 0.591971]; p(760, 1:3) = [-0.718168, -0.099152, 0.635823]; p(761, 1:3) = [-0.818375, -0.026101, 0.463415]; 
p(762, 1:3) = [-0.784229, -0.075829, 0.497619]; p(763, 1:3) = [-0.769208, -0.100776, 0.543367]; p(764, 1:3) = [-0.750777, -0.129955, 0.585197]; p(765, 1:3) = [-0.729219, -0.162920, 0.622471]; p(766, 1:3) = [-0.833734, -0.075533, 0.421820]; p(767, 1:3) = [-0.800772, -0.119051, 0.454703]; p(768, 1:3) = [-0.789363, -0.139795, 0.496996]; p(769, 1:3) = [-0.774386, -0.164029, 0.536207]; p(770, 1:3) = [-0.756060, -0.191398, 0.571763]; p(771, 1:3) = [-0.734653, -0.221502, 0.603142]; p(772, 1:3) = [-0.840038, -0.124502, 0.383971]; p(773, 1:3) = [-0.808462, -0.162386, 0.415141]; p(774, 1:3) = [-0.800473, -0.179795, 0.453532]; p(775, 1:3) = [-0.788932, -0.199968, 0.489597]; p(776, 1:3) = [-0.774002, -0.222624, 0.522832]; p(777, 1:3) = [-0.755891, -0.247448, 0.552775]; p(778, 1:3) = [-0.734850, -0.274093, 0.579007]; p(779, 1:3) = [-0.838075, -0.171799, 0.350289]; p(780, 1:3) = [-0.836392, -0.185721, 0.389508]; p(781, 1:3) = [-0.802970, -0.219398, 0.413593]; 
p(782, 1:3) = [-0.794629, -0.236322, 0.446084]; p(783, 1:3) = [-0.783019, -0.255108, 0.476481]; p(784, 1:3) = [-0.768292, -0.275510, 0.504383]; p(785, 1:3) = [-0.750641, -0.297259, 0.529424]; p(786, 1:3) = [-0.730299, -0.320070, 0.551276]; p(787, 1:3) = [-0.665062, 0.187353, -0.108392]; p(788, 1:3) = [-0.710447, 0.141283, -0.152838]; p(789, 1:3) = [-0.738239, 0.186251, -0.080078]; p(790, 1:3) = [-0.754871, 0.088500, -0.191459]; p(791, 1:3) = [-0.784266, 0.137108, -0.122870]; p(792, 1:3) = [-0.792099, 0.140136, -0.025241]; p(793, 1:3) = [-0.764403, -0.024343, -0.156205]; p(794, 1:3) = [-0.791858, 0.020081, -0.100593]; p(795, 1:3) = [-0.815433, 0.058225, -0.038874]; p(796, 1:3) = [-0.834755, 0.089489, 0.027979]; p(797, 1:3) = [-0.781139, -0.102020, -0.144255]; p(798, 1:3) = [-0.808799, -0.059725, -0.096430]; p(799, 1:3) = [-0.832446, -0.022288, -0.042761]; p(800, 1:3) = [-0.851719, 0.009720, 0.015934]; p(801, 1:3) = [-0.841950, 0.004339, 0.094566]; 
p(802, 1:3) = [-0.791241, -0.174589, -0.124699]; p(803, 1:3) = [-0.819061, -0.135466, -0.083919]; p(804, 1:3) = [-0.819229, -0.122039, -0.011894]; p(805, 1:3) = [-0.837144, -0.093052, 0.035009]; p(806, 1:3) = [-0.850792, -0.068239, 0.085598]; p(807, 1:3) = [-0.859971, -0.047966, 0.139132]; p(808, 1:3) = [-0.795017, -0.240999, -0.098777]; p(809, 1:3) = [-0.799625, -0.220256, -0.034901]; p(810, 1:3) = [-0.821506, -0.190266, 0.001274]; p(811, 1:3) = [-0.839544, -0.162893, 0.041427]; p(812, 1:3) = [-0.853486, -0.138521, 0.084998]; p(813, 1:3) = [-0.863138, -0.117489, 0.131380]; p(814, 1:3) = [-0.868367, -0.100089, 0.179927]; p(815, 1:3) = [-0.771205, -0.307209, -0.036675]; p(816, 1:3) = [-0.796057, -0.279340, -0.009979]; p(817, 1:3) = [-0.817620, -0.252769, 0.020614]; p(818, 1:3) = [-0.835612, -0.227845, 0.054702]; p(819, 1:3) = [-0.849796, -0.204894, 0.091837]; p(820, 1:3) = [-0.859986, -0.184219, 0.131531]; p(821, 1:3) = [-0.866049, -0.166091, 0.173263]; 
p(822, 1:3) = [-0.867903, -0.150748, 0.216484]; p(823, 1:3) = [-0.590291, -0.589101, 0.434051]; p(824, 1:3) = [-0.607228, -0.571909, 0.450637]; p(825, 1:3) = [-0.617599, -0.588690, 0.423485]; p(826, 1:3) = [-0.623806, -0.552211, 0.465050]; p(827, 1:3) = [-0.624241, -0.547593, 0.421364]; p(828, 1:3) = [-0.632642, -0.560842, 0.396617]; p(829, 1:3) = [-0.639788, -0.530204, 0.477060]; p(830, 1:3) = [-0.639068, -0.529040, 0.433436]; p(831, 1:3) = [-0.648005, -0.543501, 0.410038]; p(832, 1:3) = [-0.655331, -0.555353, 0.384694]; p(833, 1:3) = [-0.654929, -0.506121, 0.486466]; p(834, 1:3) = [-0.653318, -0.508259, 0.443258]; p(835, 1:3) = [-0.662986, -0.523565, 0.421314]; p(836, 1:3) = [-0.670866, -0.536653, 0.397316]; p(837, 1:3) = [-0.676838, -0.547320, 0.371628]; p(838, 1:3) = [-0.668982, -0.480232, 0.493096]; p(839, 1:3) = [-0.666709, -0.485454, 0.450611]; p(840, 1:3) = [-0.677248, -0.501195, 0.430163]; p(841, 1:3) = [-0.685862, -0.515131, 0.407613]; 
p(842, 1:3) = [-0.673767, -0.508109, 0.370993]; p(843, 1:3) = [-0.677618, -0.516616, 0.348530]; p(844, 1:3) = [-0.681697, -0.452850, 0.496814]; p(845, 1:3) = [-0.678943, -0.460887, 0.455310]; p(846, 1:3) = [-0.690422, -0.476620, 0.436333]; p(847, 1:3) = [-0.699884, -0.490979, 0.415269]; p(848, 1:3) = [-0.686662, -0.487776, 0.378954]; p(849, 1:3) = [-0.691081, -0.497406, 0.357718]; p(850, 1:3) = [-0.693475, -0.505373, 0.335491]; p(851, 1:3) = [-0.692825, -0.424325, 0.497532]; p(852, 1:3) = [-0.709036, -0.442504, 0.480118]; p(853, 1:3) = [-0.702112, -0.450160, 0.439622]; p(854, 1:3) = [-0.712459, -0.464494, 0.420018]; p(855, 1:3) = [-0.720617, -0.477693, 0.398662]; p(856, 1:3) = [-0.703488, -0.475399, 0.364486]; p(857, 1:3) = [-0.706531, -0.484498, 0.343539]; p(858, 1:3) = [-0.707461, -0.492199, 0.321845]; p(859, 1:3) = [-0.573288, -0.616614, 0.389535]; p(860, 1:3) = [-0.600536, -0.616298, 0.378813]; p(861, 1:3) = [-0.573384, -0.626670, 0.362032]; 
p(862, 1:3) = [-0.617534, -0.585287, 0.357065]; p(863, 1:3) = [-0.600780, -0.625356, 0.350454]; p(864, 1:3) = [-0.573502, -0.633604, 0.333353]; p(865, 1:3) = [-0.640155, -0.579907, 0.344964]; p(866, 1:3) = [-0.617894, -0.592221, 0.331206]; p(867, 1:3) = [-0.601037, -0.631109, 0.320788]; p(868, 1:3) = [-0.573626, -0.637256, 0.303847]; p(869, 1:3) = [-0.661606, -0.571967, 0.331750]; p(870, 1:3) = [-0.640634, -0.585569, 0.318167]; p(871, 1:3) = [-0.618216, -0.596006, 0.304103]; p(872, 1:3) = [-0.601260, -0.633331, 0.290194]; p(873, 1:3) = [-0.577210, -0.669785, 0.272299]; p(874, 1:3) = [-0.664298, -0.538168, 0.313657]; p(875, 1:3) = [-0.662123, -0.576088, 0.303963]; p(876, 1:3) = [-0.640967, -0.587773, 0.290076]; p(877, 1:3) = [-0.618417, -0.596386, 0.276140]; p(878, 1:3) = [-0.601385, -0.631838, 0.259097]; p(879, 1:3) = [-0.577271, -0.666144, 0.238544]; p(880, 1:3) = [-0.680171, -0.526898, 0.300662]; p(881, 1:3) = [-0.681989, -0.563781, 0.288823]; 
p(882, 1:3) = [-0.662317, -0.576385, 0.274910]; p(883, 1:3) = [-0.641020, -0.586224, 0.261160]; p(884, 1:3) = [-0.628146, -0.622038, 0.242546]; p(885, 1:3) = [-0.601335, -0.626506, 0.227968]; p(886, 1:3) = [-0.577232, -0.658549, 0.205194]; p(887, 1:3) = [-0.694239, -0.513594, 0.287227]; p(888, 1:3) = [-0.680259, -0.527007, 0.274759]; p(889, 1:3) = [-0.681820, -0.561840, 0.258920]; p(890, 1:3) = [-0.661991, -0.572552, 0.245177]; p(891, 1:3) = [-0.640634, -0.580709, 0.231978]; p(892, 1:3) = [-0.627734, -0.614147, 0.210483]; p(893, 1:3) = [-0.607895, -0.647044, 0.186213]; p(894, 1:3) = [-0.577040, -0.647032, 0.172739]; p(895, 1:3) = [-0.601635, -0.642875, 0.101651]; p(896, 1:3) = [-0.626537, -0.614898, 0.132754]; p(897, 1:3) = [-0.622888, -0.621301, 0.080838]; p(898, 1:3) = [-0.644305, -0.585379, 0.161885]; p(899, 1:3) = [-0.645851, -0.594277, 0.114798]; p(900, 1:3) = [-0.643691, -0.596584, 0.062752]; p(901, 1:3) = [-0.670040, -0.579153, 0.175409]; 
p(902, 1:3) = [-0.661731, -0.565710, 0.146662]; p(903, 1:3) = [-0.664762, -0.570614, 0.099401]; p(904, 1:3) = [-0.663745, -0.568968, 0.047681]; p(905, 1:3) = [-0.676838, -0.547320, 0.201641]; p(906, 1:3) = [-0.687662, -0.557942, 0.161093]; p(907, 1:3) = [-0.678724, -0.543098, 0.133872]; p(908, 1:3) = [-0.682937, -0.544109, 0.086874]; p(909, 1:3) = [-0.682745, -0.538748, 0.035879]; p(910, 1:3) = [-0.696837, -0.536808, 0.215717]; p(911, 1:3) = [-0.692423, -0.527061, 0.189979]; p(912, 1:3) = [-0.704670, -0.533531, 0.149413]; p(913, 1:3) = [-0.694900, -0.517723, 0.123835]; p(914, 1:3) = [-0.700016, -0.515024, 0.077497]; p(915, 1:3) = [-0.700380, -0.506262, 0.027560]; p(916, 1:3) = [-0.715005, -0.523926, 0.230656]; p(917, 1:3) = [-0.712262, -0.514798, 0.205189]; p(918, 1:3) = [-0.707198, -0.503765, 0.180857]; p(919, 1:3) = [-0.720575, -0.506136, 0.140729]; p(920, 1:3) = [-0.730259, -0.503757, 0.095707]; p(921, 1:3) = [-0.715619, -0.483691, 0.071503]; 
p(922, 1:3) = [-0.716334, -0.471901, 0.022893]; p(923, 1:3) = [-0.731030, -0.508832, 0.246291]; p(924, 1:3) = [-0.729963, -0.500009, 0.221435]; p(925, 1:3) = [-0.726477, -0.489583, 0.197435]; p(926, 1:3) = [-0.744091, -0.491066, 0.159566]; p(927, 1:3) = [-0.734839, -0.476095, 0.135343]; p(928, 1:3) = [-0.745170, -0.470009, 0.091512]; p(929, 1:3) = [-0.729353, -0.450520, 0.069073]; p(930, 1:3) = [-0.730299, -0.436108, 0.021993]; p(931, 1:3) = [-0.720704, -0.378089, 0.480643]; p(932, 1:3) = [-0.737386, -0.361308, 0.463391]; p(933, 1:3) = [-0.737386, -0.394870, 0.463391]; p(934, 1:3) = [-0.751918, -0.344922, 0.443620]; p(935, 1:3) = [-0.753600, -0.378089, 0.444901]; p(936, 1:3) = [-0.727517, -0.407331, 0.425038]; p(937, 1:3) = [-0.764052, -0.329140, 0.421537]; p(938, 1:3) = [-0.767550, -0.361687, 0.423698]; p(939, 1:3) = [-0.741298, -0.392550, 0.407474]; p(940, 1:3) = [-0.738215, -0.421244, 0.405568]; p(941, 1:3) = [-0.801909, -0.306214, 0.411171]; 
p(942, 1:3) = [-0.778912, -0.345883, 0.399990]; p(943, 1:3) = [-0.752896, -0.378089, 0.387340]; p(944, 1:3) = [-0.751316, -0.406483, 0.386572]; p(945, 1:3) = [-0.746599, -0.434444, 0.384279]; p(946, 1:3) = [-0.809425, -0.290511, 0.382023]; p(947, 1:3) = [-0.787377, -0.330896, 0.374046]; p(948, 1:3) = [-0.761945, -0.364152, 0.364845]; p(949, 1:3) = [-0.761945, -0.392026, 0.364845]; p(950, 1:3) = [-0.758779, -0.419696, 0.363699]; p(951, 1:3) = [-0.726193, -0.438020, 0.351910]; p(952, 1:3) = [-0.813567, -0.276150, 0.351257]; p(953, 1:3) = [-0.792657, -0.316940, 0.346211]; p(954, 1:3) = [-0.797943, -0.347300, 0.347487]; p(955, 1:3) = [-0.769654, -0.378089, 0.340660]; p(956, 1:3) = [-0.768094, -0.405234, 0.340284]; p(957, 1:3) = [-0.763434, -0.432000, 0.339159]; p(958, 1:3) = [-0.729028, -0.447847, 0.330857]; p(959, 1:3) = [-0.814183, -0.263328, 0.319302]; p(960, 1:3) = [-0.825456, -0.295022, 0.320674]; p(961, 1:3) = [-0.801261, -0.333373, 0.317729]; 
p(962, 1:3) = [-0.774018, -0.364890, 0.314413]; p(963, 1:3) = [-0.774018, -0.391288, 0.314413]; p(964, 1:3) = [-0.771019, -0.417512, 0.314048]; p(965, 1:3) = [-0.737164, -0.434933, 0.309928]; p(966, 1:3) = [-0.729449, -0.456622, 0.308989]; p(967, 1:3) = [-0.765282, -0.378089, 0.043185]; p(968, 1:3) = [-0.786215, -0.399147, 0.064834]; p(969, 1:3) = [-0.786215, -0.357031, 0.064834]; p(970, 1:3) = [-0.777571, -0.415384, 0.110113]; p(971, 1:3) = [-0.779462, -0.378089, 0.108672]; p(972, 1:3) = [-0.804450, -0.336470, 0.089643]; p(973, 1:3) = [-0.764052, -0.427038, 0.151732]; p(974, 1:3) = [-0.795148, -0.396533, 0.132514]; p(975, 1:3) = [-0.795148, -0.359645, 0.132514]; p(976, 1:3) = [-0.819676, -0.316666, 0.117354]; p(977, 1:3) = [-0.773563, -0.442010, 0.175880]; p(978, 1:3) = [-0.778912, -0.410295, 0.173279]; p(979, 1:3) = [-0.780704, -0.378089, 0.172408]; p(980, 1:3) = [-0.807924, -0.341875, 0.159173]; p(981, 1:3) = [-0.831611, -0.297879, 0.147656]; 
p(982, 1:3) = [-0.752492, -0.446756, 0.211844]; p(983, 1:3) = [-0.758779, -0.419696, 0.209569]; p(984, 1:3) = [-0.790969, -0.393897, 0.197923]; p(985, 1:3) = [-0.790969, -0.362281, 0.197923]; p(986, 1:3) = [-0.817443, -0.325024, 0.188345]; p(987, 1:3) = [-0.839998, -0.280355, 0.180184]; p(988, 1:3) = [-0.755740, -0.458015, 0.235966]; p(989, 1:3) = [-0.763434, -0.432000, 0.234110]; p(990, 1:3) = [-0.768094, -0.405234, 0.232985]; p(991, 1:3) = [-0.799713, -0.378089, 0.225355]; p(992, 1:3) = [-0.797943, -0.347300, 0.225782]; p(993, 1:3) = [-0.823380, -0.309330, 0.219643]; p(994, 1:3) = [-0.844620, -0.264330, 0.214518]; p(995, 1:3) = [-0.756223, -0.468069, 0.261021]; p(996, 1:3) = [-0.765061, -0.443218, 0.259946]; p(997, 1:3) = [-0.771019, -0.417512, 0.259221]; p(998, 1:3) = [-0.774018, -0.391288, 0.258856]; p(999, 1:3) = [-0.804662, -0.363118, 0.255126]; p(1000, 1:3) = [-0.801261, -0.333373, 0.255540]; p(1001, 1:3) = [-0.825456, -0.295022, 0.252595]; 
p(1002, 1:3) = [-0.845308, -0.250020, 0.250179];

line(p(:,1), p(:,2), p(:,3), 'linestyle', 'none', 'marker', '.')

qd = (p(:,1)-TCP(1)).^2 + (p(:,2)-TCP(2)).^2 + (p(:,3)-TCP(3)).^2;

axis equal

i = find(qd == min(qd));

text(p(i,1),p(i,2),p(i,3), '<---')

disp(i-1)

end
